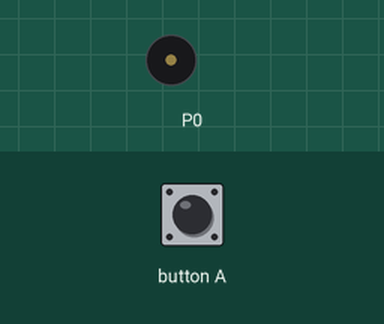
The program below on a simulated BBC micro:bit (MakeCode). Shown: buzzer (waves = sounding). Inputs (shaded band) come from the test bench.

Above: at 1.2 s.
1.3 s: button A pressed for 0.15 s
At 1.8 s:
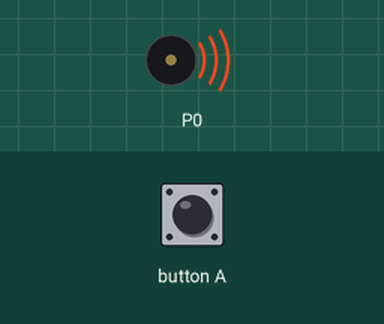
Timing chart, 0 to 10.4 s (numbered marks = the images above; inputs shaded):
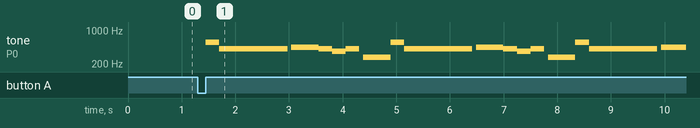

The program:

main.ts
```typescript
input.onButtonPressed(Button.A, function () {
    for (let index = 0; index < 3; index++) {
        music.playTone(554, music.beat(BeatFraction.Half))
        music.playTone(415, music.beat(BeatFraction.Half))
        music.playTone(415, music.beat(BeatFraction.Half))
        music.playTone(415, music.beat(BeatFraction.Half))
        music.playTone(415, music.beat(BeatFraction.Half))
        music.playTone(415, music.beat(BeatFraction.Half))
        music.rest(music.beat(BeatFraction.Eighth))
        music.playTone(440, music.beat(BeatFraction.Whole))
        music.playTone(415, music.beat(BeatFraction.Half))
        music.playTone(370, music.beat(BeatFraction.Half))
        music.playTone(415, music.beat(BeatFraction.Half))
        music.rest(music.beat(BeatFraction.Eighth))
        music.playTone(277, music.beat(BeatFraction.Half))
        music.playTone(277, music.beat(BeatFraction.Half))
    }
    music.rest(music.beat(BeatFraction.Eighth))
    music.playTone(277, music.beat(BeatFraction.Half))
    music.playTone(330, music.beat(BeatFraction.Half))
    music.playTone(330, music.beat(BeatFraction.Half))
    music.playTone(330, music.beat(BeatFraction.Half))
    music.playTone(330, music.beat(BeatFraction.Half))
    music.playTone(330, music.beat(BeatFraction.Whole))
    music.rest(music.beat(BeatFraction.Sixteenth))
    music.playTone(370, music.beat(BeatFraction.Half))
    music.playTone(311, music.beat(BeatFraction.Half))
    music.playTone(311, music.beat(BeatFraction.Half))
    music.playTone(311, music.beat(BeatFraction.Half))
    music.playTone(330, music.beat(BeatFraction.Half))
    music.playTone(311, music.beat(BeatFraction.Half))
    music.playTone(277, music.beat(BeatFraction.Whole))
})
```

test.ts
```typescript
// tests gaan hier; deze zal niet worden gecompileerd wanneer dit pakket wordt gebruikt als extensie.
```

Measured:
- after the input at 1.3 s, tone on P0: silent → 554 Hz after 0.15 s, then repeats every 3.4 s: 415 Hz 1.3 s, silent 0.07 s, 440 Hz 0.51 s, 415 Hz 0.26 s, 370 Hz 0.26 s, 415 Hz 0.25 s, silent 0.07 s, 277 Hz 0.51 s, 554 Hz 0.26 s
